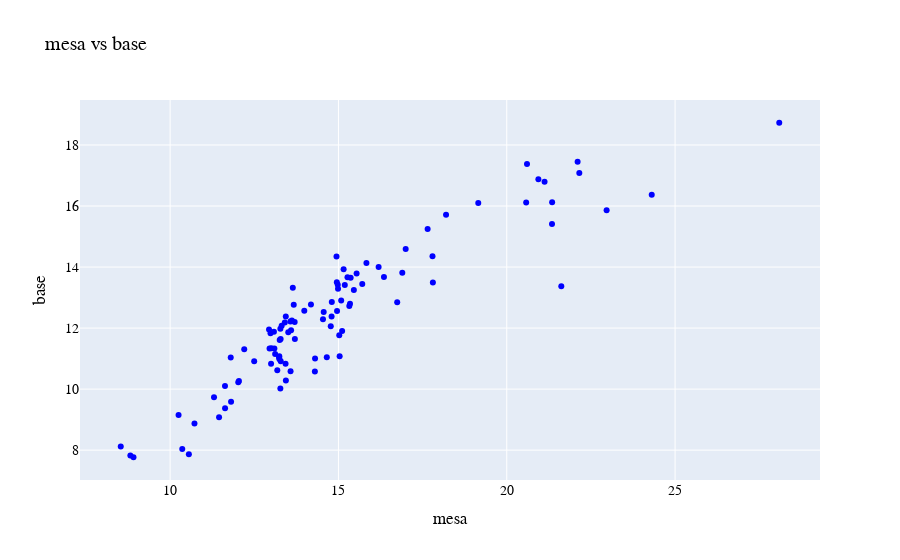

Notebook cell for this chart:
### Code cell
loss1, loss2 = 'mesa', 'base'
# Create scatter plot
fig = go.Figure()
# Add scatter plot for Column1 vs Column2
fig.add_trace(go.Scatter(
    x=df[loss1], 
    y=df[loss2], 
    mode='markers', 
    marker=dict(color='blue'), 
    name=f'{loss1} vs {loss2}'
))
# Update layout for fonts
fig.update_layout(
    title=f'{loss1} vs {loss2}',
    xaxis_title=loss1,
    yaxis_title=loss2,
    font=dict(
        family="Arial, sans-serif",
        size=14,
        color="black"
    )
)
